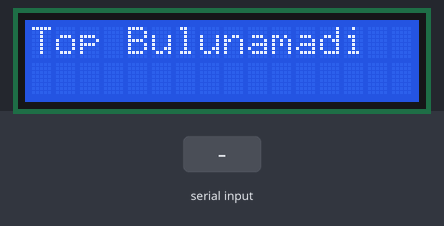
Simulated run of this sketch. Board: Arduino Uno, built with avr-gcc and run on an emulated ATmega328P. On the bench: 16×2 character LCD. The test bench sets the inputs (shaded band).

Above: at 1.2 s.
1.3 s: "90,45,200\n" received over the second serial link
At 2.5 s:
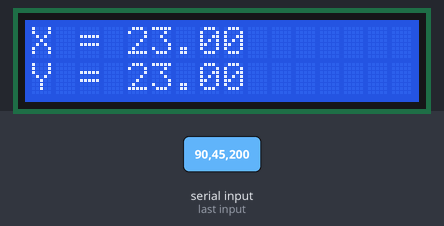
2.8 s: "30,150,10\n" received over the second serial link
At 3.5 s:
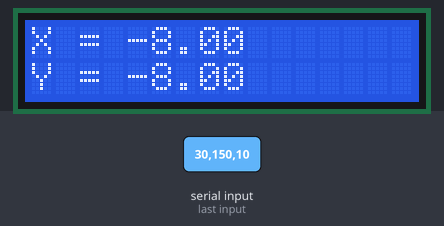
4.3 s: "200\n" received over the second serial link
At 5.2 s:
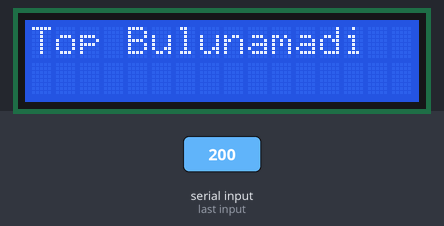
5.8 s: "90,45\n" received over the second serial link
At 6.5 s:
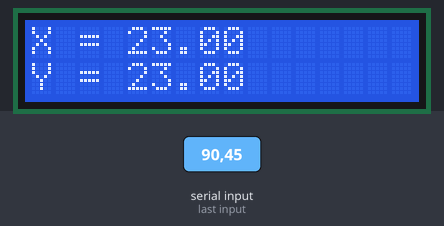
Timing chart, 0 to 8.3 s (numbered marks = the images above; inputs shaded):
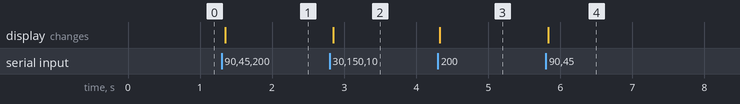

Measured:
- after the input at 1.3 s, the display: changes after 0.05 s (image 1)
- after the input at 2.8 s, the display: changes after 0.05 s (image 2)
- after the input at 4.3 s, the display: changes at once (image 3)
- after the input at 5.8 s, the display: changes at once (image 4)

The sketch:

Haberlesme_koduArd.ino
```cpp
#include <LiquidCrystal_I2C.h>
#include <SoftwareSerial.h>

LiquidCrystal_I2C lcd(0x27,16,2); // 16x2 lik LCD icin I2C tanimlaniyor.
float mapf(const float& x,const float& in_min,const float& in_max,const float& out_min,const float& out_max);
int RX = 2;        // pin 2 3 (Bluetooth haberlesmesi icin UART pinleri)
int TX = 3;        // TX pini
bool LOC = false; //Arduino once calistirildiysa veri gelmeden LCD'ye konum yazdirmaya calismasin diye flag.
String dataX,dataY; //Gelen verinin x ile y verisi olarak ayri tutacak stringler
String serialBuff, bt_serialBuff; //debug icin kullanilacak serial ile bluetooth serial haberlesmeleri icin bufferler

float mappedX; //Tabla degerleri 0 90 arasi ama -25 25 arasi map'lemek istiyoruz.
float mappedY; //Y verisini tutacak degisken
SoftwareSerial bluetooth(RX,TX);//kutuphane ile yeni UART pinleri tanimlama
void setup() {
  // put your setup code here, to run once:
bluetooth.begin(9600); //Bluetooth baslat
Serial.begin(9600); //Debug serial'i baslat
while (!Serial);
 lcd.begin();//lcd baslat
}

void loop() {
lcd.setCursor(0,0); //lcd baslangic konumuna getir.
if (dataX.toFloat()>101||dataY.toFloat()>101||(!LOC))//Top olmamasi 500-500 verisi geldiginde oluyor. O durum ile baslangic durumu kontrol ediliyor
{
  lcd.print("Top Bulunamadi");//Top bulunamamasi durumunu yazdirma.
  lcd.setCursor(0,1); //LCD alt satira indirme.
  lcd.print("          "); //Alt satir sildiriyor.
}
else
{
  lcd.print("X = ");
  if(LOC)
  {
    mappedX = map(dataX.toFloat(),-2,92,-25,25);
    //if (mappedX>=0)
      //lcd.print(" ");
    //mappedX = mapf(dataX.toFloat(),-2.0,92.0,-25.0,25.0); //-2 92 tabla verilerini -25 25 arasina map ediyor, float olarak.
    lcd.print(mappedX); // maplanmis veri LCD'ye yazdiriliyor
    lcd.print("        ");// Top Bulunamadi yazisindan kalanlari sildiriyor.
  }
  lcd.setCursor(0,1);//Alt satir
  lcd.print("Y = ");
  if(LOC)
  {
    mappedY = map(dataY.toFloat(),-2,92,-25,25);
    //if (mappedY>=0)
      //lcd.print(" ");
    //mappedY = mapf(dataY.toFloat(),-2.0,92.0,-25.0,25.0); //x ekseni ile ustteki durumun aynisi sadece y icin yapiliyor.
    lcd.print(mappedY);
    lcd.print("   ");
    //Serial.println("r = "+String(sqrt(pow(mappedX,2)+pow(mappedY,2))));//debug icin merkeze uzaklik kontrolu
  }
}

  while (bluetooth.available()) { //veri geliyorsa oku.
    bt_serialBuff += String((char)bluetooth.read()); //UART ile gelen uint-8 verilerini char'a cevir,
    //char verilerini de bufferle ayni tur olabilmesi icin string turune donustur.
  }

  if (bt_serialBuff.length() > 0 ) {

    //Serial.println("Server response: " + bt_serialBuff);
    LOC = true; //Veri gelmeye basladi flagi.
    int index = bt_serialBuff.indexOf('-'); //gelen verideki '-' nin indexini bul
    dataX = bt_serialBuff.substring(0,index); //0'dan indexe kadar olan veri X verisi
    dataY = bt_serialBuff.substring(index+1,bt_serialBuff.length()); // -'den sonrasi y verisi
    //Serial.println("data x ="+dataX); //debug icin ..


    bt_serialBuff = ""; //veri okunduktan sonra bufferi bosalt
  }

}
float mapf(const float& x,const float& in_min,const float& in_max,const float& out_min,const float& out_max) {
     float result;
     result = (x - in_min) * (out_max - out_min) / (in_max - in_min) + out_min;
     //in_min-in_max araligini out_min out_max araligina map ediyor.
     //arduino built in fonksiyonundan farkli olarak int yerine float degerlerine de map edebiliyor.
     return result;
}
```
